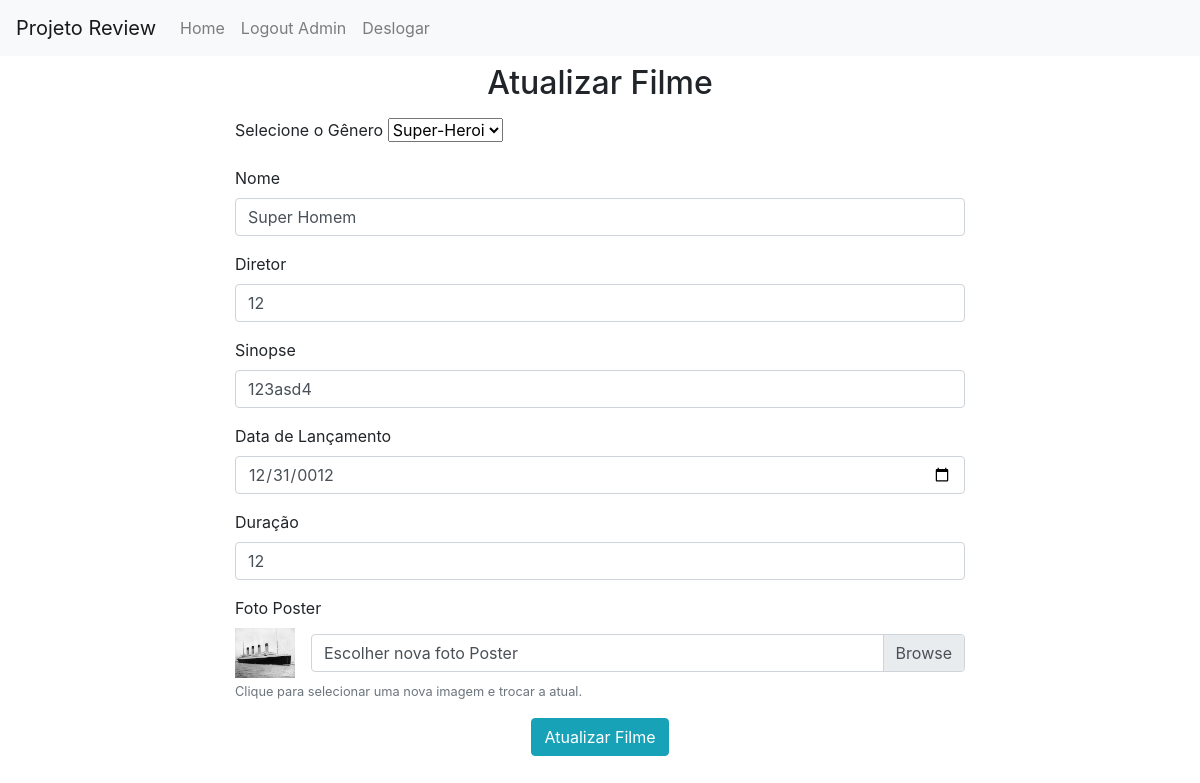
/admin/filme/atualizar/2 (signed in), run on the app's committed database.
### review/material/models.py (models this page shows)
class Generos(db.Model):
    id = db.Column(db.Integer, primary_key=True)
    nome = db.Column(db.String(150), unique=True)
    id_categoria = db.Column(db.Integer, db.ForeignKey('categoria.id'))
    categoria = db.relationship('Categoria', backref=db.backref('Generos', lazy=True))

class Filme(db.Model):
    id = db.Column(db.Integer, primary_key=True)
    nome = db.Column(db.String(150), unique=True)
    diretor = db.Column(db.String(150))
    sinopse = db.Column(db.String(1000))
    data_lancamento = db.Column(db.Date)
    duracao = db.Column(db.Integer)
    id_categoria = db.Column(db.Integer, db.ForeignKey('categoria.id'))
    categoria = db.relationship('Categoria', backref=db.backref('filmes', lazy=True))
    id_genero = db.Column(db.Integer, db.ForeignKey('generos.id'))
    generos = db.relationship('Generos', backref=db.backref('filmes', lazy=True))
    foto_poster = db.Column(db.String(255), default='image.jpg')
    data_publicacao = db.Column(db.Date, default=datetime.utcnow())

### review/material/routes.py (the view, shortened to what this page needs)
@app.route('/admin/filme/atualizar/<int:id>', methods = ['GET','POST'])
@login_required
def filme_atualizar(id):
    if verificar_permissao_admin()==False:
        return redirect(url_for('home'))
    filme = Filme.query.filter_by( id = id).first()
    title = 'Filme Atualizar'
    categoria = Categoria.query.filter_by(nome = 'Filmes').first()
    generos = Generos.query.filter_by(id_categoria = categoria.id).all()
    return render_template('material/filme_atualizar.html', filme = filme, title = title, generos = generos )

### review/admin/routes.py (called while the page is built)
@login_manager.user_loader
def load_user(user_id):
    admin = Admin.query.get(int(user_id))
    if admin:
        return admin
    else:
        return UsuarioDb.query.get(int(user_id))

### review/material/routes.py (called while the page is built)
def verificar_permissao_admin():
    try:
        if current_user.role == 'admin':
            return True
    except:
        flash('Você não tem permissão de admin','danger')
        return False

### review/templates/material/filme_atualizar.html (shortened to what this page needs)
{% extends "base.html" %}
{% block content %}
<div class="container">
    <h2 class="text-center p-2">Atualizar Filme</h2>
    <div class="row justify-content-center">
        <div class="col-md-8">
            <form method="post" action="" enctype="multipart/form-data">
                <div class="mb-3">
                    <label for="generoSelect" class="form-label">Selecione o Gênero</label>
                    <select id="generoSelect" class="form-select" name="genero">
                        <option value="{{ filme.id_genero }}">{{ filme.generos.nome }}</option>
                    </select>
                </div>
                <div class="form-group">
                    <label for="nome">Nome</label>
                    <input type="text" name="nome" id="nome" class="form-control" value="{{ filme.nome }}">
                </div>
                <div class="form-group">
                    <label for="nome">Diretor</label>
                    <input type="text" name="diretor" id="diretor" class="form-control" value="{{ filme.diretor }}">
                </div>
                <div class="form-group">
                    <label for="nome">Sinopse</label>
                    <input type="text" name="sinopse" id="sinopse" class="form-control" value="{{ filme.sinopse }}">
                </div>
                <div class="form-group">
                    <label for="data_lancamento">Data de Lançamento</label>
                    <input type="date" name="data_lancamento" id="data_lancamento" class="form-control" value="{{ filme.data_lancamento }}">
                </div>
                <div class="form-group">
                    <label for="nome">Duração</label>
                    <input type="text" name="duracao" id="duracao" class="form-control" value="{{ filme.duracao }}">
                </div>
                <div class="form-group">
                    <label for="foto_perfil">Foto Poster</label>
                    <div class="d-flex align-items-center">
                        <img src="{{ url_for('static', filename='images/' + filme.foto_poster) }}" width="60" height="50" alt="" class="mr-3">
                        <div class="custom-file">
                            <label class="custom-file-label" for="foto_poster">Escolher nova foto Poster</label>
                        </div>
                    </div>
                    <small class="form-text text-muted">Clique para selecionar uma nova imagem e trocar a atual.</small>
                </div>
                <div class="text-center">
                    <button type="submit" class="btn btn-info">Atualizar Filme</button>
                </div>
            </form>
        </div>
    </div>
</div>
{% endblock %}

### data on the page
Generos: genero "Super-Heroi"
Filme: nome "Super Homem", diretor "12", sinopse "123asd4", data_lancamento "12/31/0012", duracao "12", foto_poster (picture)
